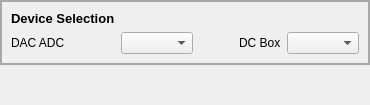
      <widget class="QWidget" name="tab_4">
       <property name="styleSheet">
        <string notr="true">#tab_4{
background: black
}
</string>
       </property>
       <attribute name="title">
        <string>Sample Characterizer</string>
       </attribute>
       <layout class="QVBoxLayout" name="verticalLayout_5" stretch="2,9">
        <property name="margin">
         <number>0</number>
        </property>
        <item>
         <widget class="QFrame" name="frame_7">
          <property name="styleSheet">
           <string notr="true">#frame_7{
border: 2px solid rgb(168,168,168)
}</string>
          </property>
          <property name="frameShape">
           <enum>QFrame::StyledPanel</enum>
          </property>
          <property name="frameShadow">
           <enum>QFrame::Raised</enum>
          </property>
          <layout class="QGridLayout" name="gridLayout_7" rowstretch="1,1" columnstretch="1,1,1,1,1">
           <item row="1" column="1">
            <widget class="QComboBox" name="comboBox_Sample_DACADC"/>
           </item>
           <item row="0" column="0">
            <widget class="QLabel" name="label_63">
             <property name="sizePolicy">
              <sizepolicy hsizetype="Preferred" vsizetype="Fixed">
               <horstretch>0</horstretch>
               <verstretch>0</verstretch>
              </sizepolicy>
             </property>
             <property name="font">
              <font>
               <pointsize>10</pointsize>
               <weight>75</weight>
               <bold>true</bold>
              </font>
             </property>
             <property name="text">
              <string>Device Selection</string>
             </property>
            </widget>
           </item>
           <item row="1" column="3">
            <widget class="QLabel" name="label_71">
             <property name="text">
              <string>DC Box</string>
             </property>
            </widget>
           </item>
           <item row="1" column="0">
            <widget class="QLabel" name="label_72">
             <property name="text">
              <string>DAC ADC</string>
             </property>
            </widget>
           </item>
           <item row="1" column="2">
            <spacer name="horizontalSpacer_9">
             <property name="orientation">
              <enum>Qt::Horizontal</enum>
             </property>
             <property name="sizeType">
              <enum>QSizePolicy::Preferred</enum>
             </property>
             <property name="sizeHint" stdset="0">
              <size>
               <width>40</width>
               <height>20</height>
              </size>
             </property>
            </spacer>
           </item>
           <item row="1" column="4">
            <widget class="QComboBox" name="comboBox_Sample_DCBox"/>
           </item>
          </layout>
         </widget>
        </item>
        <item>
         <spacer name="verticalSpacer_2">
          <property name="orientation">
           <enum>Qt::Vertical</enum>
          </property>
          <property name="sizeHint" stdset="0">
           <size>
            <width>20</width>
            <height>40</height>
           </size>
          </property>
         </spacer>
        </item>
       </layout>
      </widget>
